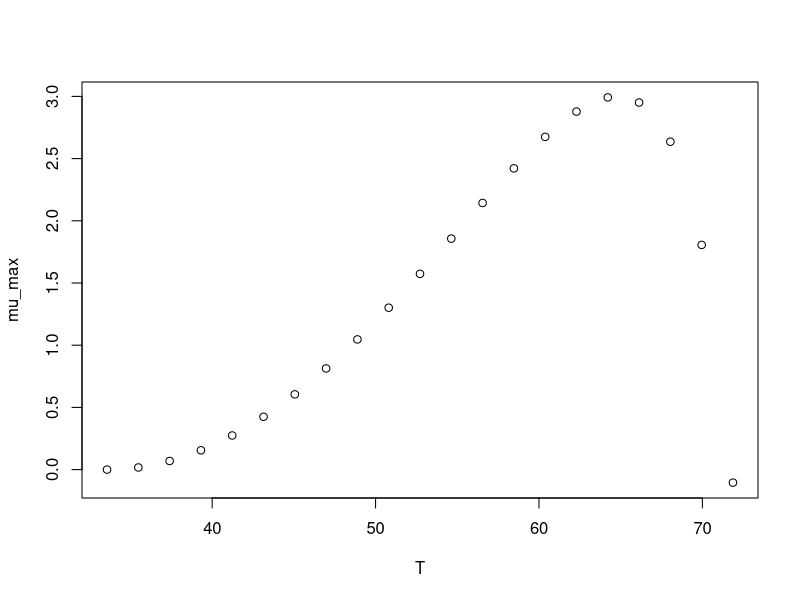

The R source for this figure:
#############################
# start of Parameter script
#############################
T <- seq(33.5664335664336,71.8718,length.out=21)
#############################
# end of Parameter script
#############################
############################# 
# start of Model script Gropin ID 379 
#############################
 
# constant coefficients for this model
 
variables <- data.frame(T)
argumentsPar <- expand.grid(variables)
 
# heart of the model
response_surface <- function(T) {
   mumax <-(3*(T-71.8)*((T-33.6)^2))/((64.8-33.6)*((64.8-33.6)*(T-64.8)-(64.8-71.8)*(64.8+33.6-2*T)))

return(mumax=mumax)
} 

# output parameters
mumax <- cbind(argumentsPar,response_surface(argumentsPar['T']))
colnames(mumax) <- c(colnames(argumentsPar),'mumax')
#############################
# End of Model script
#############################
############################# 
# start of Visualisation script Gropin ID 379 
#############################
plot(T,mumax$mumax,
                          xlab='T',
                          ylab='mu_max')
#############################
# End of Visualisation script
#############################
